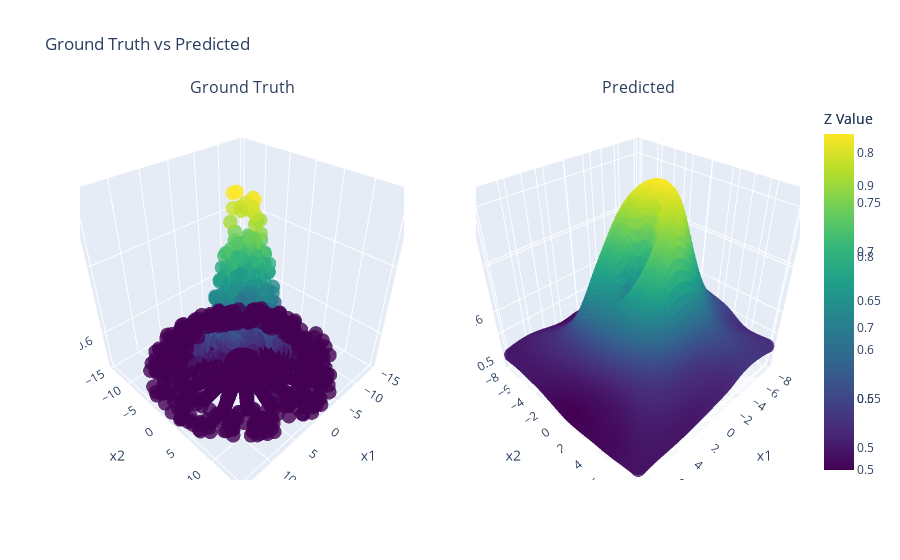
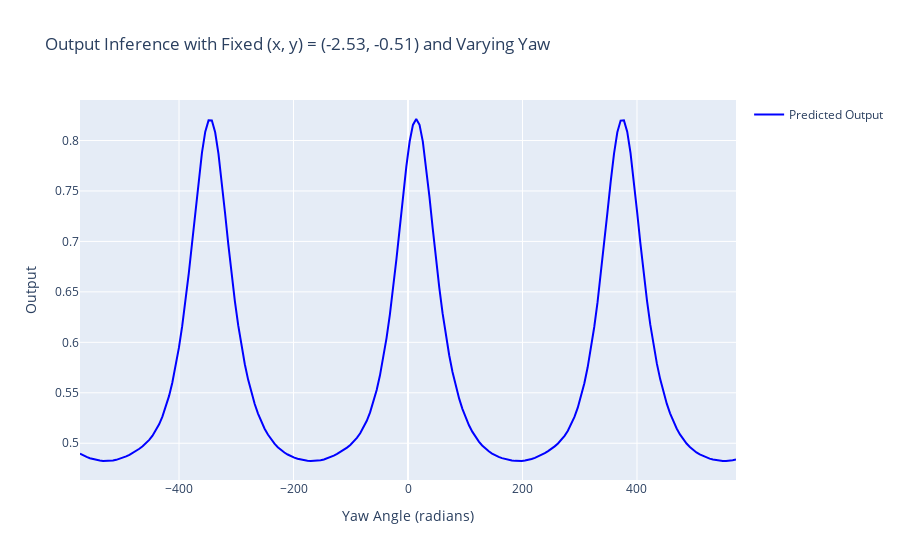

Notebook source saved alongside these figures, in order:
### Code cell
# Create subplots
fig = make_subplots(
    rows=1, cols=2,  # 1 row, 2 columns
    specs=[[{'type': 'scatter3d'}, {'type': 'scatter3d'}]],  # Both subplots are 3D scatter plots
    subplot_titles=("Ground Truth", "Predicted")  # Titles for each subplot
)

X_nn, _ = generate_fake_dataset(
    samples_xy=80, 
    samples_yaw=1, 
    x_dimension=3,
    use_fov=False,
    x_low=-8,        # Drone X ranges from -10 to 10
    x_high=8,
    y_low=-8,         # Drone Y ranges from -5 to 5
    y_high=8,
    tree_low=0,     # Tree ranges from -15 to 15
    tree_high=0
)

fig.add_trace(go.Scatter3d(z=Y.flatten(), x=X[:,0], y=X[:,1], name='Ground Truth',mode='markers',marker=dict(
        color=Y.flatten(),  # Color based on z values
        colorscale='Viridis',     # Use Viridis color map
        colorbar=dict(title='Z Value'),  # Add color bar
        size=5,                   # Marker size
        opacity=0.8               # Marker opacity
    ),), row=1, col=1)  # Add to the first subplot


model = MultiLayerPerceptron(input_dim=nn_input_dim)
model.load_state_dict(torch.load(get_latest_best_model(nn_input_dim)))
model.eval()

X = X[:,:3]
# Model prediction
with torch.no_grad():
    y_test = model(X_nn[:,:3]).detach().numpy()

# Add predicted trace to the second subplot
fig.add_trace(go.Scatter3d(z=y_test.flatten(),x= X_nn[:,0],y= X_nn[:,1],name='Predicted',mode='markers',marker=dict(
        color=y_test.flatten(),  # Color based on z values
        colorscale='Viridis',     # Use Viridis color map
        colorbar=dict(title='Z Value'),  # Add color bar
        size=5,                   # Marker size
        opacity=0.8               # Marker opacity
    )
), row=1, col=2)  # Add to the second subplot

# Update layout
fig.update_layout(
    title_text="Ground Truth vs Predicted",  # Main title
    scene=dict(  # Update the first subplot's scene
        xaxis_title="x1",
        yaxis_title="x2",
        zaxis_title="Output"
    ),
    scene2=dict(  # Update the second subplot's scene
        xaxis_title="x1",
        yaxis_title="x2",
        zaxis_title="Output"
    ),
    showlegend=False  # Hide legend for clarity
)

fig.show()
fig.write_html('nn_surrogate_train_test.html')


# Find the index of the maximum value in y_test
max_index = np.argmax(y_test)
x_best = X_nn[max_index, 0]
y_best = X_nn[max_index, 1]

# Vary the third input (yaw angle) between 0 and 2π
yaw_values = np.linspace(-10, 10, 200)

# Create a new input array with x_best and y_best fixed, and yaw_values varying
X_new = np.column_stack([
    np.full_like(yaw_values, x_best),
    np.full_like(yaw_values, y_best),
    yaw_values
])

# Convert to tensor for model inference
X_new_tensor = torch.tensor(X_new, dtype=torch.float32)

# Model prediction for the new input
with torch.no_grad():
    y_new = model(X_new_tensor).detach().numpy()

# Create a new plot
fig_new = go.Figure()

# Add the trace for the new predictions
fig_new.add_trace(go.Scatter(
    x=np.rad2deg(yaw_values),
    y=y_new.flatten(),
    mode='lines',
    name='Predicted Output',
    line=dict(color='blue', width=2)
))

# Update layout
fig_new.update_layout(
    title_text=f"Output Inference with Fixed (x, y) = ({x_best:.2f}, {y_best:.2f}) and Varying Yaw",
    xaxis_title="Yaw Angle (radians)",
    yaxis_title="Output",
    showlegend=True
)

# Show the plot
fig_new.show()

# Save the plot as HTML
fig_new.write_html('nn_surrogate_varying_yaw.html')

### Figure 1 — Plotly figure (JSON) as saved in the notebook; plotly's stock layout.template omitted (floating-point values rounded to 4 significant figures; data arrays with more than 128 entries replaced by an {"elided": "..."} marker saying what was removed)
{"data": [{"marker": {"color": {"elided": "4665 float values"}, "colorbar": {"title": {"text": "Z Value"}}, "colorscale": [[0, "#440154"], [0.1111, "#482878"], [0.2222, "#3e4989"], [0.3333, "#31688e"], [0.4444, "#26828e"], [0.5556, "#1f9e89"], [0.6667, "#35b779"], [0.7778, "#6ece58"], [0.8889, "#b5de2b"], [1, "#fde725"]], "opacity": 0.8, "size": 5}, "mode": "markers", "name": "Ground Truth", "scene": "scene", "type": "scatter3d", "x": {"elided": "4665 float values"}, "y": {"elided": "4665 float values"}, "z": {"elided": "4665 float values"}}, {"marker": {"color": {"elided": "6400 float values"}, "colorbar": {"title": {"text": "Z Value"}}, "colorscale": [[0, "#440154"], [0.1111, "#482878"], [0.2222, "#3e4989"], [0.3333, "#31688e"], [0.4444, "#26828e"], [0.5556, "#1f9e89"], [0.6667, "#35b779"], [0.7778, "#6ece58"], [0.8889, "#b5de2b"], [1, "#fde725"]], "opacity": 0.8, "size": 5}, "mode": "markers", "name": "Predicted", "scene": "scene2", "type": "scatter3d", "x": {"elided": "6400 float values"}, "y": {"elided": "6400 float values"}, "z": {"elided": "6400 float values"}}], "layout": {"annotations": [{"font": {"size": 16}, "showarrow": false, "text": "Ground Truth", "x": 0.225, "xanchor": "center", "xref": "paper", "y": 1, "yanchor": "bottom", "yref": "paper"}, {"font": {"size": 16}, "showarrow": false, "text": "Predicted", "x": 0.775, "xanchor": "center", "xref": "paper", "y": 1, "yanchor": "bottom", "yref": "paper"}], "scene": {"domain": {"x": [0, 0.45], "y": [0, 1]}, "xaxis": {"title": {"text": "x1"}}, "yaxis": {"title": {"text": "x2"}}, "zaxis": {"title": {"text": "Output"}}}, "scene2": {"domain": {"x": [0.55, 1], "y": [0, 1]}, "xaxis": {"title": {"text": "x1"}}, "yaxis": {"title": {"text": "x2"}}, "zaxis": {"title": {"text": "Output"}}}, "showlegend": false, "title": {"text": "Ground Truth vs Predicted"}}}

### Figure 2 — Plotly figure (JSON) as saved in the notebook; plotly's stock layout.template omitted (floating-point values rounded to 4 significant figures; data arrays with more than 128 entries replaced by an {"elided": "..."} marker saying what was removed)
{"data": [{"line": {"color": "blue", "width": 2}, "mode": "lines", "name": "Predicted Output", "type": "scatter", "x": {"elided": "200 float values"}, "y": {"elided": "200 float values"}}], "layout": {"showlegend": true, "title": {"text": "Output Inference with Fixed (x, y) = (-2.53, -0.51) and Varying Yaw"}, "xaxis": {"title": {"text": "Yaw Angle (radians)"}}, "yaxis": {"title": {"text": "Output"}}}}
